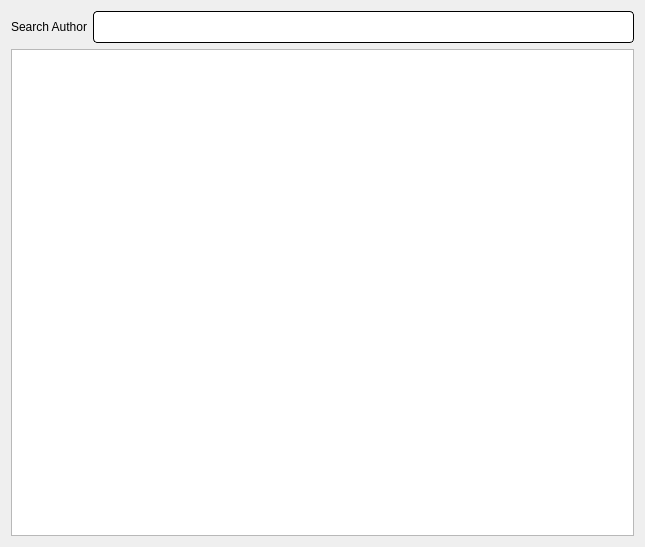
<?xml version="1.0" encoding="UTF-8"?>
<ui version="4.0">
 <class>authorsList</class>
 <widget class="QDialog" name="authorsList">
  <property name="geometry">
   <rect>
    <x>0</x>
    <y>0</y>
    <width>645</width>
    <height>547</height>
   </rect>
  </property>
  <property name="windowTitle">
   <string>Dialog</string>
  </property>
  <layout class="QVBoxLayout" name="verticalLayout_2">
   <item>
    <layout class="QVBoxLayout" name="verticalLayout">
     <item>
      <layout class="QHBoxLayout" name="horizontalLayout">
       <item>
        <widget class="QLabel" name="label_9">
         <property name="styleSheet">
          <string notr="true">font: 13pt &quot;lato Black&quot;;
color: rgb(0, 0, 0);</string>
         </property>
         <property name="text">
          <string>Search Author</string>
         </property>
        </widget>
       </item>
       <item>
        <widget class="QLineEdit" name="value">
         <property name="styleSheet">
          <string notr="true">QLineEdit{
	background-color: rgb(255, 255, 255);
	 border: 1px  solid;
     border-radius: 4px;
	font: 24px
}</string>
         </property>
        </widget>
       </item>
      </layout>
     </item>
     <item>
      <widget class="QTableView" name="authorTableView">
       <property name="styleSheet">
        <string notr="true">QHeaderView::section { background-color: #4f85e2; font: solid}</string>
       </property>
       <property name="selectionMode">
        <enum>QAbstractItemView::SingleSelection</enum>
       </property>
       <property name="selectionBehavior">
        <enum>QAbstractItemView::SelectRows</enum>
       </property>
       <attribute name="verticalHeaderVisible">
        <bool>false</bool>
       </attribute>
      </widget>
     </item>
    </layout>
   </item>
  </layout>
 </widget>
 <resources/>
 <connections/>
</ui>
